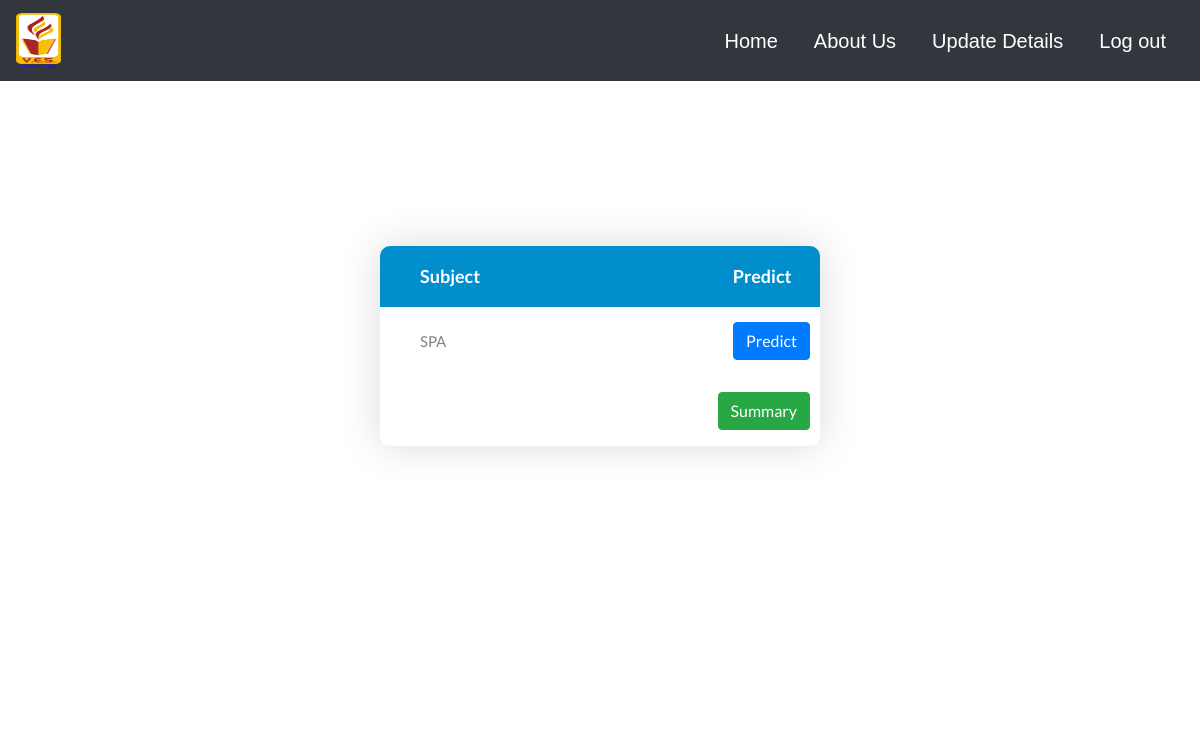
The app's page /predict.php (signed in), older data.
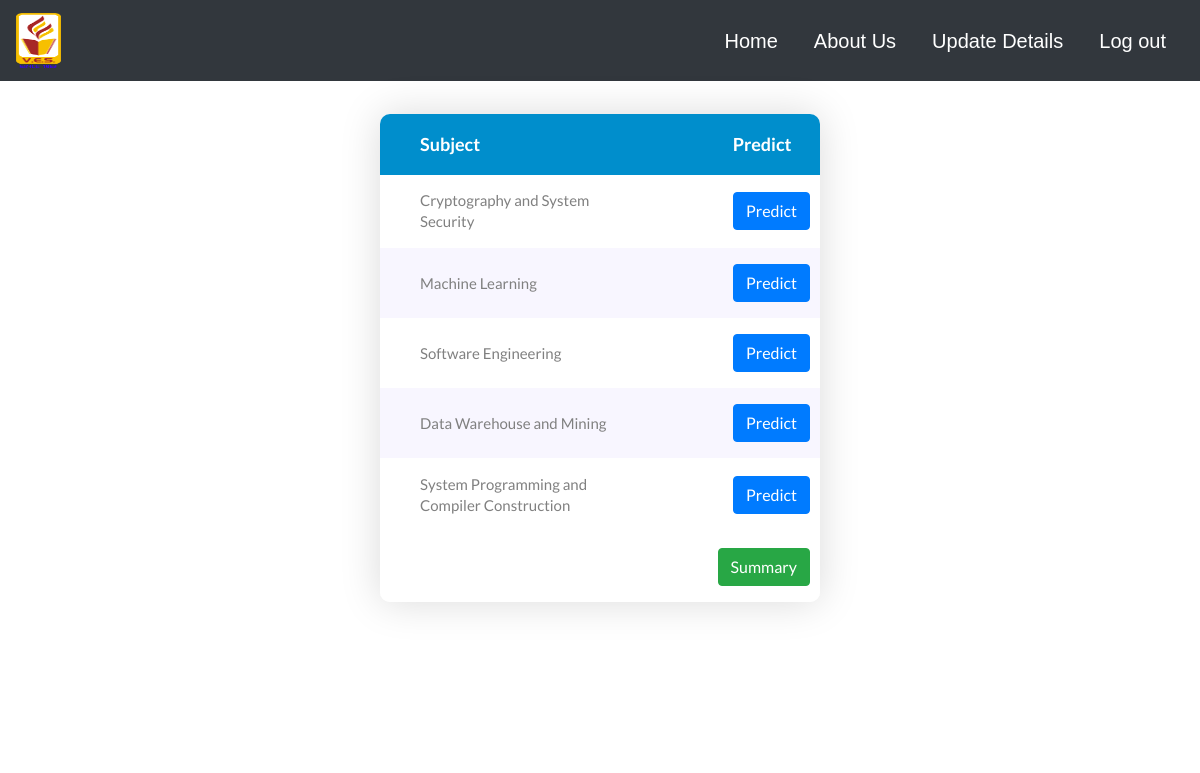
The same page, newer data.
### tables this page shows
CREATE TABLE `subject` (
  `subject_id` int NOT NULL,
  `subject_name` varchar(50) NOT NULL
);

### predict.php (the view, shortened to what this page needs)
<!DOCTYPE html>
<html lang="en">
<head>
	<link rel="stylesheet" type="text/css" href="vendor/bootstrap/css/bootstrap.min.css">
	<link rel="stylesheet" type="text/css" href="fonts/font-awesome-4.7.0/css/font-awesome.min.css">
	<link rel="stylesheet" type="text/css" href="vendor/animate/animate.css">
	<link rel="stylesheet" type="text/css" href="vendor/select2/select2.min.css">
	<link rel="stylesheet" type="text/css" href="vendor/perfect-scrollbar/perfect-scrollbar.css">
	<link rel="stylesheet" type="text/css" href="css/util.css">
	<link rel="stylesheet" type="text/css" href="css/main.css">
</head>
<?php
    include 'dbconnect.php';
	$stud_id=$_SESSION['stud_id'];
    $sql1= "SELECT Subject_Id, Subject_name from subject Natural join relation where class_name=(SELECT Class from student where Student_Id=$stud_id)";
     $result1=mysqli_query($con,$sql1);
     ?>
<body>
<?php
	include "studentnav.php"
?>
	<div class="limiter" style="width: 500px;">
		<div class="container-table100">
			<div class="wrap-table100">
				<div class="table100 ver1 m-b-110">
					<form action="stumarks.php" method="POST">
					<div class="table100-head">
						<table>
							<thead>
								<tr class="row100 head">
									<th class="cell100 column2" style="padding-left: 40px;">Subject</th>
                                    <th class="cell100 column2" style="padding-left: 14rem;">Predict</th>
								</tr>
							</thead>
						</table>
					</div>
					<div class="table100-body js-pscroll">
						<table>
							<tbody>
								<?php
    							while($row1=mysqli_fetch_array($result1)){?>
								<tr class="row100 body">
									<td class="cell100 column2" style="padding-left: 40px;"><p name="sub1[]"><?php echo $row1['Subject_name'];$sub_name='"'.$row1['Subject_name'].'"' ?></p>
									<td class="cell100 column2"> <button type="button" data-toggle="modal" data-target="#exampleModal" id="submit" class="btn btn-primary pull-right" onclick='select_and_pass(<?php echo $row1["Subject_Id"].",$stud_id,".$sub_name; ?>)'>Predict</button></td>
								<?php } ?>
								</tr>
								<tr class="row100 body">
									<td class="cell100 column2" style="padding-left: 40px;"><p></p>
									<td class="cell100 column2"> <button type="button" class="btn btn-success pull-right" onclick="window.location.href='allpredictions.php'">Summary</button></td>
								</tr>
							</tbody>
						</table>
					</div>
					</form>
				</div>
			</div>
		</div>
	</div>
</body>
</html>

Row changes from the older to the newer data that the page shows:
now on this page (row edited): subject: subject_name "Cryptography and System Security"
now on this page (row edited): subject: subject_name "Machine Learning"
now on this page (row edited): subject: subject_name "Software Engineering"
now on this page (row edited): subject: subject_name "Data Warehouse and Mining"
changed subject: subject_name "SPA" → "System Programming and Compiler Construction"
